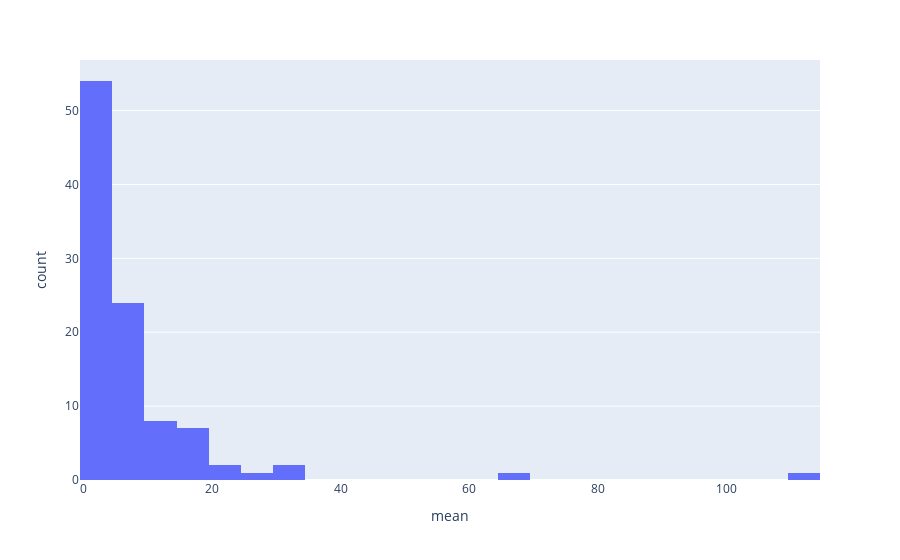

The cell this chart's notebook holds for it:
### Markdown cell above
### Cases Distribution
This histogram shows the distribution of mean daily new cases across a state. All values are rounded to the nearest whole number. The bin size 5 and starts at 0.

The shape of the graph implies a **Geometric Distribution**

### Code cell
cases_plot.show()

### Figure 1 — Plotly figure (JSON) as saved in the notebook; plotly's stock layout.template omitted (floating-point values rounded to 4 significant figures)
{"data": [{"alignmentgroup": "True", "bingroup": "x", "hovertemplate": "mean=%{x}<br>count=%{y}<extra></extra>", "legendgroup": "", "marker": {"color": "#636efa"}, "name": "", "offsetgroup": "", "orientation": "v", "showlegend": false, "type": "histogram", "x": [15, 2, 1, 2, 1, 1, 3, 2, 3, 6, 12, 8, 15, 6, 0, 2, 1, 12, 7, 2, 1, 0, 8, 5, 5, 20, 1, 1, 11, 2, 9, 31, 5, 28, 5, 20, 0, 0, 7, 2, 33, 4, 8, 2, 8, 3, 4, 1, 11, 2, 17, 1, 6, 4, 6, 4, 2, 0, 2, 114, 0, 4, 6, 8, 16, 2, 7, 11, 1, 3, 4, 1, 2, 18, 1, 11, 4, 17, 5, 13, 4, 7, 4, 7, 2, 5, 1, 1, 0, 19, 4, 69, 1, 1, 2, 13, 5, 8, 3, 0], "xaxis": "x", "yaxis": "y"}], "layout": {"barmode": "relative", "legend": {"tracegroupgap": 0}, "margin": {"t": 60}, "xaxis": {"anchor": "y", "domain": [0, 1], "title": {"text": "mean"}}, "yaxis": {"anchor": "x", "domain": [0, 1], "title": {"text": "count"}}}}
